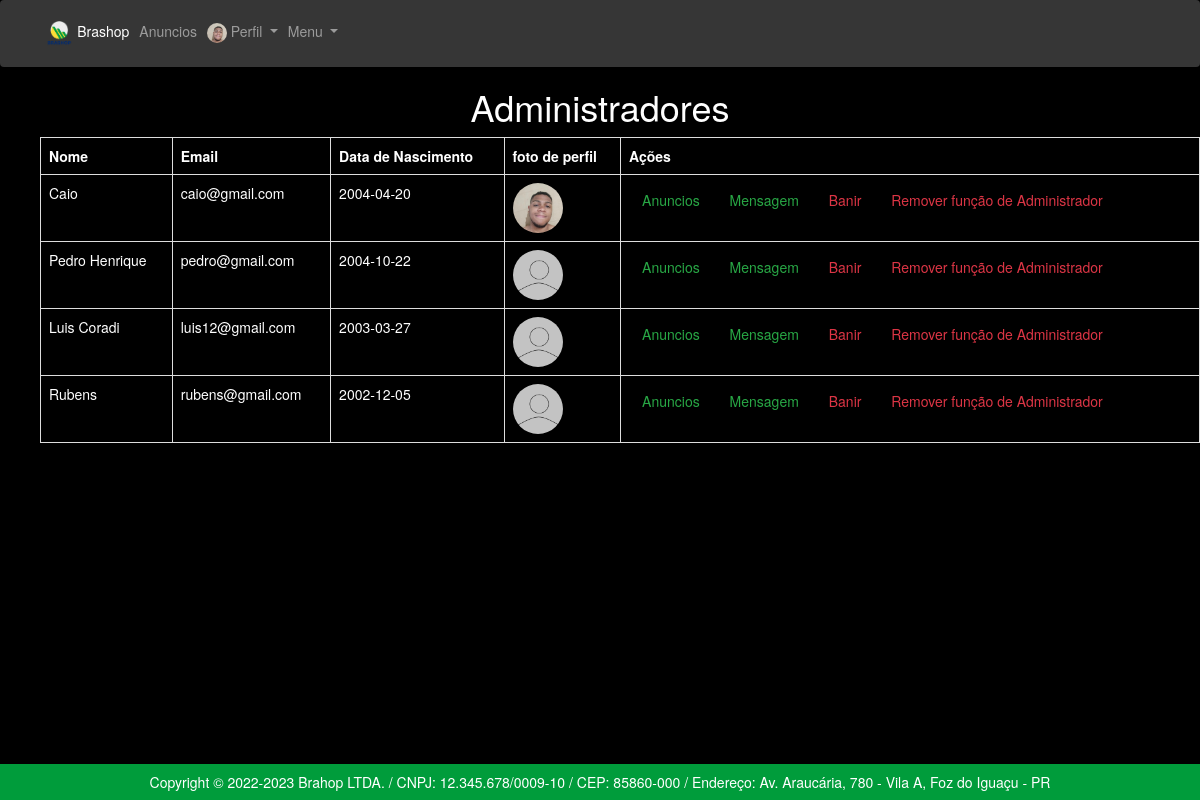
Screenshot of /app/controllers/UsuarioController.php?action=findAdm (signed in) with the database file from the repository.
### tables this page shows
CREATE TABLE `usuarios` (
  `id` int(11) NOT NULL,
  `nome` varchar(45) NOT NULL,
  `email` varchar(255) NOT NULL,
  `senha` varchar(255) NOT NULL,
  `data_nasc` date NOT NULL,
  `CPF` int(11) NOT NULL,
  `foto_perfil` varchar(255) NOT NULL,
  `isadm` bit(1) NOT NULL,
  `ban` bit(1) NOT NULL
);

### app/repository/UsuarioRepository.php (called while the page is built, shortened)
<?php
    require_once __DIR__ . "/../connection/Connection.php";
    class UsuarioRepository {
        public PDO $conn;
        function __construct()
        {
            $this->conn = Connection::getConnection();
        }
        public function findAdm(): array {
            $table = $this->conn->query("SELECT * FROM usuarios WHERE isadm = 1 AND ban = 0");
            $usuarios  = $table->fetchAll(PDO::FETCH_ASSOC);
            return $usuarios;
        }
    }

### app/connection/Connection.php (called while the page is built)
<?php
class Connection {
    private static $host = "localhost";
    private static $dbname = "marketplace";
    private static $user = "root";
    private static $password = "";
    private static ?PDO $conn = null;
    public static function getConnection(): PDO {
        if(self::$conn == null) {
            try {
                self::$conn = new PDO("mysql:host=" . self::$host . ";dbname=" . self::$dbname,
                self::$user,
                self::$password);
                self::$conn->setAttribute(PDO::ATTR_ERRMODE, PDO::ERRMODE_EXCEPTION);
            } catch(Exception $e) {
                print("Erro ao conectar com o banco de dados");
            }
        }
        return self::$conn;
    }
}

### app/views/usuarios/listAdm.php (the view, shortened to what this page needs)
<!DOCTYPE html>
<html lang="pt-br">
  <head>
    <link rel="stylesheet" type="text/css" href="../views/helpers/css/bootstrap.min.css">
</head>
<body>
<?php
if(isset($_SESSION["usuario"])){
  if($_SESSION["usuario"]['is_adm'] == 1){
    include_once __DIR__ . "/../helpers/menuAdm.php";
   }else{
   include_once __DIR__ . "/../helpers/menuLogin.php";
 }
}
else{
 include_once __DIR__ . "/../helpers/menuHome.php";
}
?>
    <h1 style="color:white; text-align:center;"> Administradores</h1>
    <ul>
      <table class = 'table table-hover-table-striped table-bordered'>
         <tr>
         <th style="color:white;">Nome</th>
         <th style="color:white;">Email</th>
         <th style="color:white;">Data de Nascimento</th>
         <th style="color:white;">foto de perfil</th>
         <th style="color:white;">Ações</th>
         </tr>
           <?php foreach($data['usuarios'] as $user): ?>
                 <tr>
                 <td style="color:white;"><?= $user['nome'] ?></td>
                 <td style="color:white;"><?= $user['email'] ?></td>
                 <td style="color:white;"><?= $user['data_nasc'] ?></td>
                 <td><img style="height: 50px; border-radius : 100%;" src="../../imgs/<?= $user['foto_perfil'] ?>"></img>
                 <td><a  class="btn btn-outline-success my-2 my-sm-0-success my-2 my-sm-0" href="./AnuncioController.php?action=findAnuncioByUserClick&id=<?= $user['id'] ?>">Anuncios</a>
                 <a class="btn btn-outline-success my-2 my-sm-0-success my-2 my-sm-0" href="./ChatController.php?action=loadFormNew&id=<?= $user['id'] ?>">Mensagem</a>
                 <a  class="btn btn btn-outline-danger my-2 my-sm-0-success my-2 my-sm-0" href="./UsuarioController.php?action=Banir&id=<?= $user['id'] ?>">Banir</a>
                 <a  class="btn btn btn-outline-danger my-2 my-sm-0-success my-2 my-sm-0" href="./UsuarioController.php?action=RetirarAdm&id=<?= $user['id'] ?>">Remover função de Administrador</a> </td>
                <?php endforeach; ?>
    </ul>
</body>
</html>

### app/views/helpers/style-home.css (style rules this page uses)
body { background-color: black !important; }

### rows the page displays
usuarios: nome "Caio", email "caio@gmail.com", data_nasc "2004-04-20", foto_perfil (picture)
usuarios: nome "Pedro Henrique", email "pedro@gmail.com", data_nasc "2004-10-22", foto_perfil (picture)
usuarios: nome "Luis Coradi", email "luis12@gmail.com", data_nasc "2003-03-27", foto_perfil (picture)
usuarios: nome "Rubens", email "rubens@gmail.com", data_nasc "2002-12-05", foto_perfil (picture)
